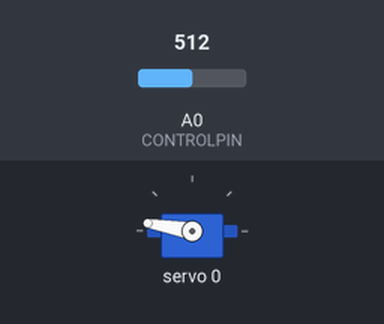
Simulated run of this sketch. Board: Arduino Uno, built with avr-gcc and run on an emulated ATmega328P. Shown: servo. The inputs (shaded band) are chosen by the test bench; at power-on: A0 (CONTROLPIN) = 512. What the sketch prints to the serial monitor is not drawn.

Above: at 1.2 s.
1.3 s: A0 (CONTROLPIN) set to 422
2.8 s: A0 (CONTROLPIN) set to 398
At 3.4 s:
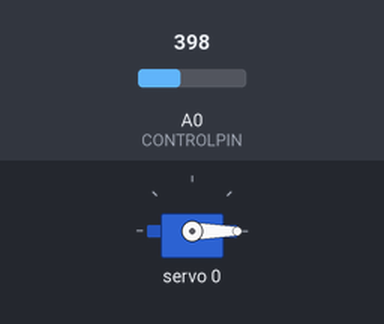
4.3 s: A0 (CONTROLPIN) set to 490
At 5.5 s:
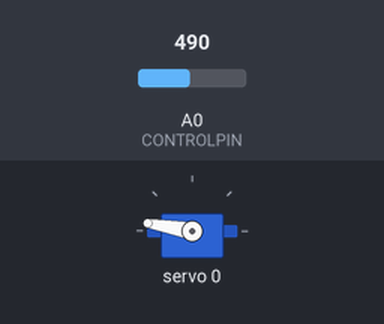
5.8 s: A0 (CONTROLPIN) set to 306
At 6.9 s:
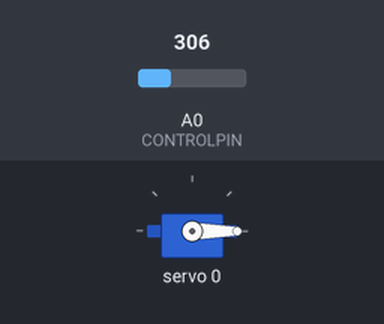
Timing chart, 0 to 8.3 s (numbered marks = the images above; inputs shaded):
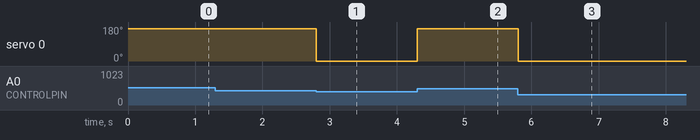

The sketch:

valvecontrol.ino
```cpp
/***************************************************

 ****************************************************/

#include <Wire.h>
#include <Adafruit_PWMServoDriver.h>

// called this way, it uses the default address 0x40
Adafruit_PWMServoDriver pwm = Adafruit_PWMServoDriver();
// you can also call it with a different address you want
//Adafruit_PWMServoDriver pwm = Adafruit_PWMServoDriver(0x41);
// you can also call it with a different address and I2C interface
//Adafruit_PWMServoDriver pwm = Adafruit_PWMServoDriver(&Wire, 0x40);

// Depending on your servo make, the pulse width min and max may vary, you
// want these to be as small/large as possible without hitting the hard stop
// for max range. You'll have to tweak them as necessary to match the servos you
// have!
//Calibrated for the FS5115M we have
//#define SERVOMIN 490 // this is the 'minimum' pulse length in us
#define SERVOMIN 480 // this is the 'minimum' pulse length in us
//#define SERVOMAX 2270 // this is the 'maximum' pulse length in us
#define SERVOMAX 2300 // this is the 'maximum' pulse length in us
//#define MAXBYTESREADPERTICK 100

// our servo # counter
/*
  uint8_t servonums[] = {0,1,2,3,4,5,6,7,8,9,10,11,12,13,14,15};
  double servoAngle[16]; //Current desired servo angles in degrees
  byte *commands[16]; //Array of commands arrays pointers, index is the servo num
  int cmdIndex[16]; //Indexes of command currently being executed by each servo
  int cmdLength[16]; //Lengths of commands bytes currently available to each servo
*/
//uint8_t servonums[] = {0, 1, 2, 3, 4, 5, 6, 7, 8, 9, 10, 11, 12, 13, 14, 15};


const int CONTROLPIN = A0; //Valve control pin
const int OPERATINGVOLTAGE = 5; //Arduino operating voltage
const int CRITV = 2.0 * 1023 / OPERATINGVOLTAGE; // Valve "closes" if voltage falls below this value, opens if voltage above this value (voltages in CONTROLPIN read by analogRead)
int in = 0;
int current = 0; //Current valve position - 0 for off, RAWINL for on
int setAngle = 90;
//float buff = 0;
const int RAWINL = 20; //Number of consecutive analogReads of CONTROLPIN that need to be on the same side of CRITV for the valve to change position. Protects against fluctuating voltage
int rawin[RAWINL]; //Current Raw injput from pin CONTROLPIN
int i0; //index for "for" loops (idk if this is needed I'm bad at coding)

void setup() {
  Serial.begin(57600);

  pwm.begin();

  pwm.setPWMFreq(60);  // Analog servos run at ~60 Hz updates

  //delay(10);
  Serial.println("Ready");

  //pinMode(CONTROLPIN, INPUT);
}

void setServoAngle(double angle, unsigned int minPulseLength, unsigned int maxPulseLength, double angleRange) {
  double pulselen = map(angle, 0, angleRange, (double)minPulseLength, (double)maxPulseLength);
  //Serial.println(pulselen);
  setServoPulse(pulselen);
}

// you can use this function if you'd like to set the pulse length in microseconds
// e.g. setServoPulse(0, 1) is a ~1 microsecond pulse width. its not precise!
void setServoPulse(double pulse) {
  double pulselength;

  pulselength = 1000000;   // 1,000,000 us per second
  pulselength /= 60;   // 60 Hz
  //Serial.print(pulselength); Serial.println(" us per period");
  pulselength /= 4096;  // 12 bits of resolution
  //Serial.print(pulselength); Serial.println(" us per bit");
  //pulse *= 1000000;  // convert to us
  pulse /= pulselength;
  //Serial.println(pulse);

  pwm.setPWM(0, 0, pulse);
  //pwm.setPWM(A5,0, pulse);
}

/*
  boolean readingCmd = false;
  int i=0; //Index to write next command received
  int cmdLen=0;
  int subCmdBufferIndex = 0; //Index to write to
  int readThisTick = 0;
*/
/*
  void handleInput(){
  readThisTick = 0;
  byte cmdBuffer[300]; //Max 100 cmds per command list
  byte subCmdBuffer[300]; //Max 100 cmds per servo per command list
  while (Serial.available() > 0 && readThisTick < MAXBYTESREADPERTICK) {
              readThisTick += 1;
              static String inString = "";    // string to hold input
              static size_t readBufferPos;              // position of next write to buffer
              if(!readingCmd){ //Will be sent the length to read followed by \n
                  // read the incoming byte:
                  char c = char(Serial.read()); //Read ASCII char from serial
                  inString += c; //add to the buffer
                  if (c == '\n') {            // \n means "end of message"
                      //cmdBuffer = new byte[stringToLong(inString)]; //Message is length in bytes of command list, create byte array buffer for storing the commands
                      cmdLen = inString.toInt();
                      inString = "";                // reset buffer
                      i=0;
                      readingCmd = true;
                  }
              }
              else { //Read set of commands
                  cmdBuffer[i] = Serial.read();
                  i+=1;
                  if (i == cmdLen){ //Have finished reading the command list, now to write it so it gets executed
                      readingCmd = false;
                      //Sub list of commands for servo (buffer)
                      for (int servoNumI=0;servoNumI<16;servoNumI++){ //Go through each servo num and search for commands
                        for (int k=0;k<cmdLen;k+=3){ //Go through all commands received and see if they match this servo
                          if ((int) (cmdBuffer[k] & 0xFF00) >> 4 == servonums[servoNumI]){ //If servo num of this command matches that we are searching for cmds for
                            //Write this command to the sub list of commands for this servo
                            subCmdBuffer[subCmdBufferIndex] = cmdBuffer[k];
                            subCmdBuffer[subCmdBufferIndex+1] = cmdBuffer[k+1];
                            subCmdBuffer[subCmdBufferIndex+2] = cmdBuffer[k+2];
                            subCmdBufferIndex += 3;
                          }
                        }
                        if (subCmdBufferIndex > 0){ //If any new commands specified for this servo
                          if(commands[servoNumI] != NULL){
                            delete [] commands[servoNumI]; //Clear current commands array from memory
                          }
                          //Dynamically allocate a new commands array for this servo
                          //Serial.println("Allocating memory for commands array");
                          //Serial.flush();
                          byte *cmdsArr = new byte[subCmdBufferIndex](); //subCmdBufferIndex is number of commands this servo received
                          if(cmdsArr==NULL){
                            Serial.println("FAILED to allocate memory for storing commands!");
                            Serial.flush();
                          }
                          for (int z=0;z<subCmdBufferIndex;z++){
                            cmdsArr[z] = subCmdBuffer[z]; //Copy from sub cmd buffer into the commands array for this servo
                          }
                          commands[servoNumI] = cmdsArr; //Set the pointer to commands for this servo to point to the created array
                          cmdIndex[servoNumI] = 0; //Reset index of command this servo is currently executing
                          cmdLength[servoNumI] = subCmdBufferIndex;
                          subCmdBufferIndex = 0; //Clear the index ready to check commands for next servo
                          i = 0;
                        }
                      }
                  }
              }
      }
  }

  long waitTimeStart[16] = {-1,-1,-1,-1,-1,-1,-1,-1,-1,-1,-1,-1,-1,-1,-1,-1,}; //If servo is waiting


  void doCommandHandling(){
  for (int servonumI=0;servonumI<16;servonumI++){
  byte *cmds = commands[servonumI];
  if (cmds == NULL){ //do not just read random bits of memory..., if pointer null do not do commands
    continue;
  }
  boolean reloop = true;
  while (reloop){
    reloop = false;
    int cmdI = cmdIndex[servonumI];
    if (cmdI < cmdLength[servonumI]){
      byte cmd = cmds[cmdI] & 0xFF;
      if (cmd == 0x00){ //Command to move servo to desired angle
         uint32_t argRaw = (((uint32_t) cmds[cmdI+1]) << 8) + ((uint32_t) cmds[cmdI+2]); //Decode to uint
         servoAngle[servonumI] = (((double)argRaw*180) / 65535.0); //Set the servo angle
         //Send the updated servo angle to whoever is listening on COM in the format "s<Servonum>a<angle>"
         String strAngle = "s";
         strAngle +=servonumI;
         strAngle +="a";
         strAngle += servoAngle[servonumI];
         Serial.println(strAngle);
         Serial.flush();
         cmdIndex[servonumI] = cmdI+3;
      } else if(cmd == 0x01){ //Command for servo to wait given number of millis
        //argRaw is time in millis to wait
        uint32_t argRaw = (((uint32_t) cmds[cmdI+1]) << 8) + ((uint32_t) cmds[cmdI+2]); //Decode to uint
        if(waitTimeStart[servonumI] < 0){
          waitTimeStart[servonumI] = millis();
        }
        if (millis() > waitTimeStart[servonumI] + argRaw){
          waitTimeStart[servonumI] = -1;
          cmdIndex[servonumI] = cmdI+3;
          reloop = true; //Execute next command in same tick
        }
      } else if(cmd == 0x02){ //Command for servo to wait given number of seconds
        //argRaw is time in sec to wait
        uint32_t argRaw = (((uint32_t) cmds[cmdI+1]) << 8) + ((uint32_t) cmds[cmdI+2]); //Decode to uint
        if(waitTimeStart[servonumI] < 0){
          waitTimeStart[servonumI] = millis();
        }
        if (millis() > waitTimeStart[servonumI] + argRaw*1000){
          waitTimeStart[servonumI] = -1;
          cmdIndex[servonumI] = cmdI+3;
          reloop = true; //Execute next command in same tick
        }
      }
    }
  }
  }
  }
*/
void loop() {
  //in = digitalRead(CONTROLPIN);
  //buff = analogRead(CONTROLPIN)*5.0/1023.0;
  //Serial.println(buff);

  in = 0; // Sets the current "digital" input from CONTROLPIN

  for (i0 = 0; i0 < RAWINL; i0++) { //For the number of consecutive matching values chosen
    rawin[i0] = analogRead(CONTROLPIN); //Read the analog pin

    if (rawin[i0] > CRITV) { // If this is above CRIT V, add 1 to variable "in"
      in += 1;
    }

  }


  //Serial.println(in);
  //Serial.println(current);
  //Serial.println("-----");

  if (in != current && (in == RAWINL || in == 0)) { //If in and current are different, and all values from CONTROLPIN match,
    setAngle = in * 180 / RAWINL; //if in is 1, returns 180 (fully open), if it is 0, returns 0 (fully closed)
    //handleInput();
    //doCommandHandling();
    setServoAngle(setAngle, SERVOMIN, SERVOMAX, 180); //Changes the servo angle
    //Serial.println(setAngle);
    current = in; //Updates current valve position
  }

  //delay(1000);

  /* for (int servonumI = 0; servonumI < sizeof(servonums); servonumI++) {
    setServoAngle(servonums[servonumI], 180, SERVOMIN, SERVOMAX, 180);
    }
    //setServoAngle(90*180/65535.0,SERVOMIN,SERVOMAX,180);
    Serial.println("off");
    delay(2000);

    for (int servonumI = 0; servonumI < sizeof(servonums); servonumI++) {
    setServoAngle(servonums[servonumI], 0, SERVOMIN, SERVOMAX, 180);
    }
    Serial.println("on");
    delay(10000); */
}
```

Measured:
- the behaviour switches between 410 and 409 on A0 (CONTROLPIN) (found by bisection; images 0 and 1)
- after the input at 1.3 s, every drawn part: stays the same
- after the input at 2.8 s, servo 0: 170° → 0° at once
- after the input at 4.3 s, servo 0: 0° → 170° at once
- after the input at 5.8 s, servo 0: 170° → 0° at once
